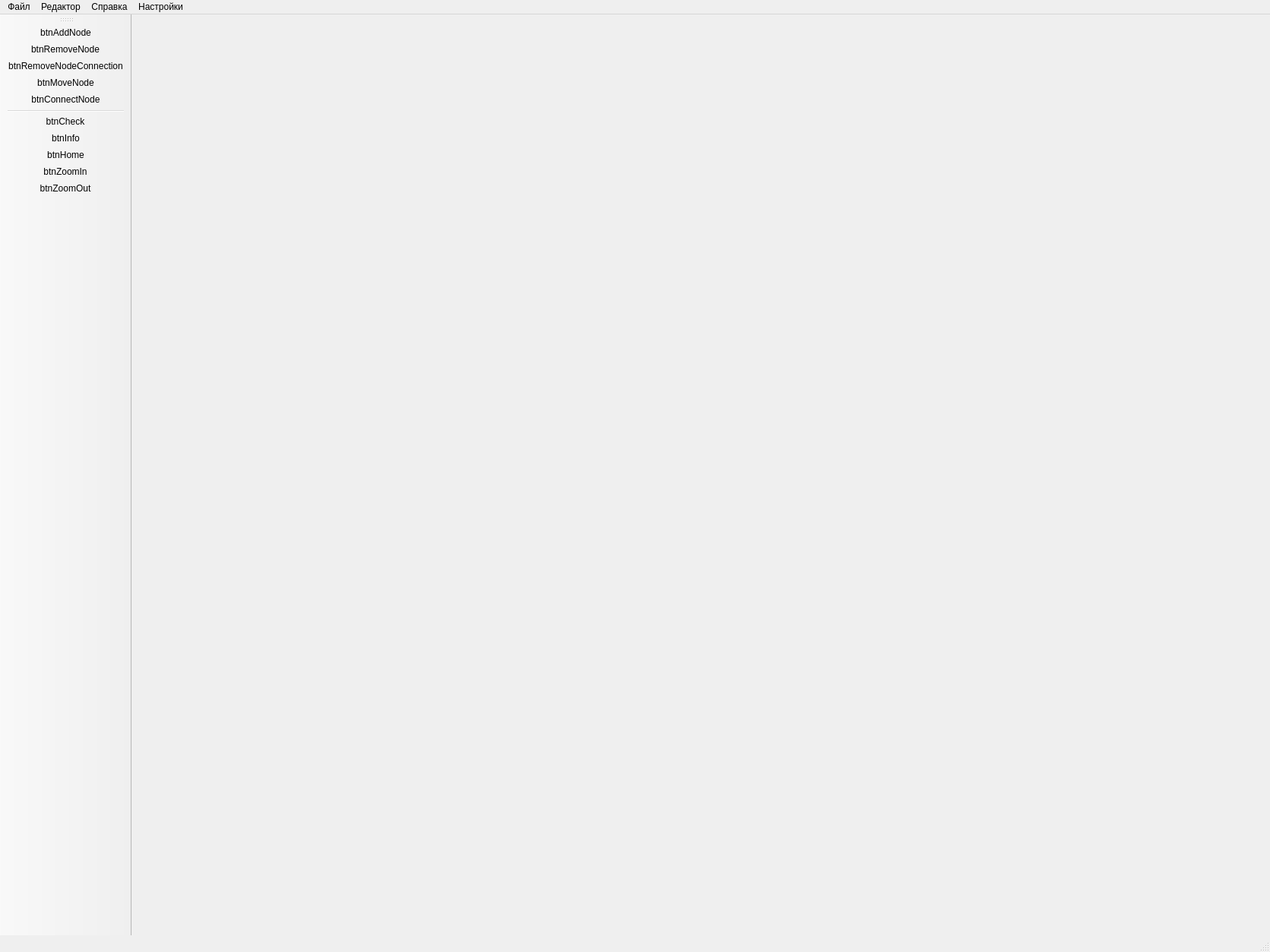
<?xml version="1.0" encoding="UTF-8"?>
<ui version="4.0">
 <class>MainWindow</class>
 <widget class="QMainWindow" name="MainWindow">
  <property name="geometry">
   <rect>
    <x>0</x>
    <y>0</y>
    <width>1671</width>
    <height>1253</height>
   </rect>
  </property>
  <property name="windowTitle">
   <string>MainWindow</string>
  </property>
  <widget class="QWidget" name="centralwidget"/>
  <widget class="QMenuBar" name="menubar">
   <property name="geometry">
    <rect>
     <x>0</x>
     <y>0</y>
     <width>1671</width>
     <height>21</height>
    </rect>
   </property>
   <widget class="QMenu" name="menuFile">
    <property name="title">
     <string>Файл</string>
    </property>
    <addaction name="actionNewFile"/>
    <addaction name="actionOpenFile"/>
    <addaction name="actionSaveFile"/>
    <addaction name="actionSaveFileAs"/>
    <addaction name="separator"/>
   </widget>
   <widget class="QMenu" name="menuHelp">
    <property name="title">
     <string>Справка</string>
    </property>
    <addaction name="actionHelpTask"/>
    <addaction name="actionHelpProgram"/>
   </widget>
   <widget class="QMenu" name="menuEdit">
    <property name="title">
     <string>Редактор</string>
    </property>
    <addaction name="actionForward"/>
    <addaction name="actionBackward"/>
   </widget>
   <widget class="QMenu" name="menu">
    <property name="title">
     <string>Настройки</string>
    </property>
    <addaction name="actionSetting"/>
   </widget>
   <addaction name="menuFile"/>
   <addaction name="menuEdit"/>
   <addaction name="menuHelp"/>
   <addaction name="menu"/>
  </widget>
  <widget class="QStatusBar" name="statusbar"/>
  <widget class="QToolBar" name="toolBar">
   <property name="windowTitle">
    <string>toolBar</string>
   </property>
   <attribute name="toolBarArea">
    <enum>LeftToolBarArea</enum>
   </attribute>
   <attribute name="toolBarBreak">
    <bool>false</bool>
   </attribute>
   <addaction name="actionbtnAddNode"/>
   <addaction name="actionbtnRemoveNode"/>
   <addaction name="actionbtnRemoveNodeConnection"/>
   <addaction name="actionbtnMoveNode"/>
   <addaction name="actionbtnConnectNode"/>
   <addaction name="separator"/>
   <addaction name="actionbtnCheck"/>
   <addaction name="actionbtnInfo"/>
   <addaction name="actionbtnHome"/>
   <addaction name="actionbtnZoomIn"/>
   <addaction name="actionbtnZoomOut"/>
  </widget>
  <action name="actionNewFile">
   <property name="icon">
    <iconset>
     <normaloff>resources/iconePack/file.png</normaloff>resources/iconePack/file.png</iconset>
   </property>
   <property name="text">
    <string>Новый файл</string>
   </property>
   <property name="toolTip">
    <string>Создать новый файл</string>
   </property>
  </action>
  <action name="actionOpenFile">
   <property name="icon">
    <iconset>
     <normaloff>resources/iconePack/write.png</normaloff>resources/iconePack/write.png</iconset>
   </property>
   <property name="text">
    <string>Открыть файл</string>
   </property>
  </action>
  <action name="actionSaveFile">
   <property name="icon">
    <iconset>
     <normaloff>resources/iconePack/save.png</normaloff>resources/iconePack/save.png</iconset>
   </property>
   <property name="text">
    <string>Сохранить</string>
   </property>
  </action>
  <action name="actionSaveFileAs">
   <property name="text">
    <string>Сохранить как</string>
   </property>
  </action>
  <action name="actionForward">
   <property name="icon">
    <iconset>
     <normaloff>resources/iconePack/forward.png</normaloff>resources/iconePack/forward.png</iconset>
   </property>
   <property name="text">
    <string>Вперед        Ctrl+Y</string>
   </property>
  </action>
  <action name="actionBackward">
   <property name="icon">
    <iconset>
     <normaloff>resources/iconePack/reply.png</normaloff>resources/iconePack/reply.png</iconset>
   </property>
   <property name="text">
    <string>Назад          Ctrl+Z</string>
   </property>
  </action>
  <action name="actionbtnAddNode">
   <property name="checkable">
    <bool>true</bool>
   </property>
   <property name="checked">
    <bool>false</bool>
   </property>
   <property name="icon">
    <iconset>
     <normaloff>resources/iconePack/add-new.png</normaloff>resources/iconePack/add-new.png</iconset>
   </property>
   <property name="text">
    <string>btnAddNode</string>
   </property>
   <property name="toolTip">
    <string>Добавить узел</string>
   </property>
  </action>
  <action name="actionbtnRemoveNode">
   <property name="checkable">
    <bool>true</bool>
   </property>
   <property name="icon">
    <iconset>
     <normaloff>resources/iconePack/trash.png</normaloff>resources/iconePack/trash.png</iconset>
   </property>
   <property name="text">
    <string>btnRemoveNode</string>
   </property>
   <property name="toolTip">
    <string>Удалить выбранный элемент</string>
   </property>
  </action>
  <action name="actionbtnMoveNode">
   <property name="checkable">
    <bool>true</bool>
   </property>
   <property name="icon">
    <iconset>
     <normaloff>resources/iconePack/file_hand.svg</normaloff>resources/iconePack/file_hand.svg</iconset>
   </property>
   <property name="text">
    <string>btnMoveNode</string>
   </property>
   <property name="toolTip">
    <string>Передвинуть элемент</string>
   </property>
  </action>
  <action name="actionbtnConnectNode">
   <property name="checkable">
    <bool>true</bool>
   </property>
   <property name="icon">
    <iconset>
     <normaloff>resources/iconePack/file_addArrow.svg</normaloff>resources/iconePack/file_addArrow.svg</iconset>
   </property>
   <property name="text">
    <string>btnConnectNode</string>
   </property>
   <property name="toolTip">
    <string>Соединить узлы</string>
   </property>
  </action>
  <action name="actionbtnInfo">
   <property name="icon">
    <iconset>
     <normaloff>resources/iconePack/attachment.png</normaloff>resources/iconePack/attachment.png</iconset>
   </property>
   <property name="text">
    <string>btnInfo</string>
   </property>
   <property name="toolTip">
    <string>Подсказка</string>
   </property>
  </action>
  <action name="actionbtnHome">
   <property name="icon">
    <iconset>
     <normaloff>resources/iconePack/home.png</normaloff>resources/iconePack/home.png</iconset>
   </property>
   <property name="text">
    <string>btnHome</string>
   </property>
   <property name="toolTip">
    <string>Перейти к выбору заданий / В меню</string>
   </property>
  </action>
  <action name="actionbtnRemoveNodeConnection">
   <property name="checkable">
    <bool>true</bool>
   </property>
   <property name="icon">
    <iconset>
     <normaloff>resources/iconePack/deletNODECONNECT.png</normaloff>resources/iconePack/deletNODECONNECT.png</iconset>
   </property>
   <property name="text">
    <string>btnRemoveNodeСonnection</string>
   </property>
   <property name="toolTip">
    <string>Удаление узла и его связей</string>
   </property>
  </action>
  <action name="actionbtnZoomIn">
   <property name="checkable">
    <bool>false</bool>
   </property>
   <property name="checked">
    <bool>false</bool>
   </property>
   <property name="icon">
    <iconset>
     <normaloff>resources/iconePack/zoom-in.png</normaloff>resources/iconePack/zoom-in.png</iconset>
   </property>
   <property name="text">
    <string>btnZoomIn</string>
   </property>
   <property name="toolTip">
    <string>Увеличить изображение</string>
   </property>
   <property name="autoRepeat">
    <bool>true</bool>
   </property>
  </action>
  <action name="actionbtnZoomOut">
   <property name="icon">
    <iconset>
     <normaloff>resources/iconePack/zoom-out.png</normaloff>resources/iconePack/zoom-out.png</iconset>
   </property>
   <property name="text">
    <string>btnZoomOut</string>
   </property>
   <property name="toolTip">
    <string>Уменьшить изображение</string>
   </property>
  </action>
  <action name="actionHelpTask">
   <property name="text">
    <string>Справка по заданию</string>
   </property>
  </action>
  <action name="actionHelpProgram">
   <property name="text">
    <string>Справка по программе </string>
   </property>
  </action>
  <action name="actionSetting">
   <property name="text">
    <string>Настройки программы</string>
   </property>
  </action>
  <action name="actionbtnCheck">
   <property name="icon">
    <iconset>
     <normaloff>resources/iconePack/check-mark.png</normaloff>resources/iconePack/check-mark.png</iconset>
   </property>
   <property name="text">
    <string>btnCheck</string>
   </property>
   <property name="toolTip">
    <string>&lt;html&gt;&lt;head/&gt;&lt;body&gt;&lt;p&gt;Проверить задание&lt;/p&gt;&lt;/body&gt;&lt;/html&gt;</string>
   </property>
  </action>
 </widget>
 <resources/>
 <connections/>
</ui>
